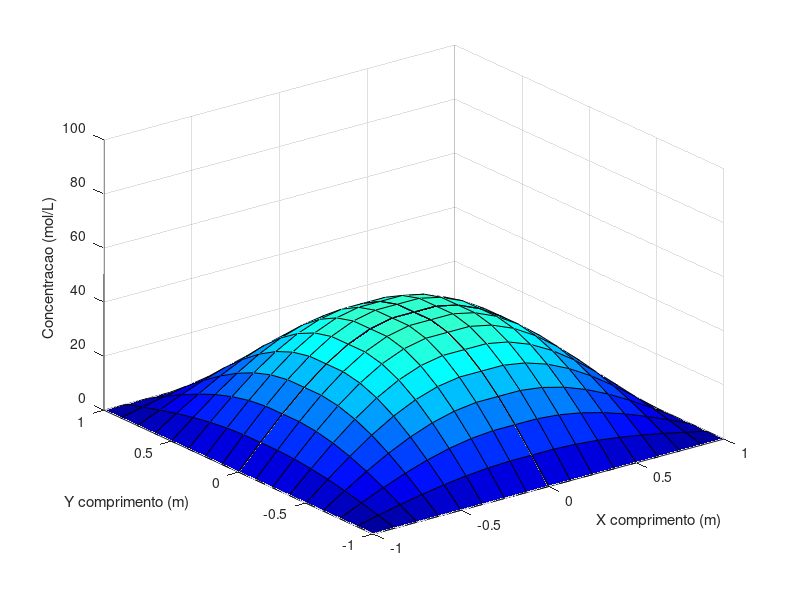

Write the MATLAB code that produced this figure.
clc
clf
clear all
close all

n = 9;
mf = n;
nf = n;
a = 1.0;
b = 1.0;
dx = a/(n-1);
dy = b/(n-1);
dt = 0.1;
tf = 30;

D = 0.008;

x = 0:dx:a;
y = 0:dy:b;
t = 0:dt:tf;

pf = length(t);

Ca = zeros(mf,nf,pf);
Cao = 100;
Cab = 0;
Camin = min(Cao,Cab);
Camax = max(Cao,Cab);

Ca(mf,:,:) = Cab;      
Ca(:,nf,:) = Cab;      
Ca(:,:,1) = Cao;       

for p=1:pf-1
    for m = 2:mf-1
        for n = 2:nf-1
            Ca(m,1,p+1)=Ca(m,2,p+1);
            Ca(1,n,p+1)=Ca(2,n,p+1);
            Ca(m,n,p+1)=Ca(m,n,p)+dt*D*((Ca(m+1,n,p)-2*Ca(m,n,p)+Ca(m-1,n,p))/(dx^2)+(Ca(m,n+1,p)-2*Ca(m,n,p)+Ca(m,n-1,p))/(dy^2));
        end
    end
    Ca(1,1,p+1)=(Ca(2,1,p+1)+Ca(1,2,p+1))/2;
end

for p=1:pf-1
figure(1)
surf(x,y,Ca(:,:,p))
hold on
surf(-x,y,Ca(:,:,p))
surf(x,-y,Ca(:,:,p))
surf(-x,-y,Ca(:,:,p))
caxis([Camin,Camax])
hold off
xlabel('X comprimento (m)')
ylabel('Y comprimento (m)')
zlabel('Concentracao (mol/L)')
xlim([-a a])
ylim([-b b])
zlim([Camin Camax])
colormap(jet)
drawnow
end






